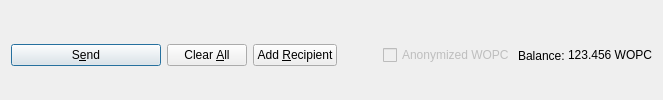
         <widget class="QFrame" name="frame_Send">
          <layout class="QHBoxLayout" name="horizontalLayout">
           <property name="bottomMargin">
            <number>0</number>
           </property>
           <item>
            <widget class="QPushButton" name="sendButton">
             <property name="minimumSize">
              <size>
               <width>150</width>
               <height>0</height>
              </size>
             </property>
             <property name="toolTip">
              <string>Confirm the send action</string>
             </property>
             <property name="text">
              <string>S&amp;end</string>
             </property>
             <property name="icon">
              <iconset resource="../workplacecoin.qrc">
               <normaloff>:/icons/send</normaloff>:/icons/send</iconset>
             </property>
             <property name="autoDefault">
              <bool>false</bool>
             </property>
             <property name="default">
              <bool>true</bool>
             </property>
            </widget>
           </item>
           <item>
            <widget class="QPushButton" name="clearButton">
             <property name="sizePolicy">
              <sizepolicy hsizetype="Minimum" vsizetype="Fixed">
               <horstretch>0</horstretch>
               <verstretch>0</verstretch>
              </sizepolicy>
             </property>
             <property name="toolTip">
              <string>Clear all fields of the form.</string>
             </property>
             <property name="text">
              <string>Clear &amp;All</string>
             </property>
             <property name="icon">
              <iconset resource="../workplacecoin.qrc">
               <normaloff>:/icons/remove</normaloff>:/icons/remove</iconset>
             </property>
             <property name="autoDefault">
              <bool>false</bool>
             </property>
            </widget>
           </item>
           <item>
            <widget class="QPushButton" name="addButton">
             <property name="toolTip">
              <string>Send to multiple recipients at once</string>
             </property>
             <property name="text">
              <string>Add &amp;Recipient</string>
             </property>
             <property name="icon">
              <iconset resource="../workplacecoin.qrc">
               <normaloff>:/icons/add</normaloff>:/icons/add</iconset>
             </property>
             <property name="autoDefault">
              <bool>false</bool>
             </property>
            </widget>
           </item>
           <item>
            <spacer name="horizontalSpacer">
             <property name="orientation">
              <enum>Qt::Horizontal</enum>
             </property>
             <property name="sizeHint" stdset="0">
              <size>
               <width>40</width>
               <height>20</height>
              </size>
             </property>
            </spacer>
           </item>
           <item>
            <layout class="QHBoxLayout" name="horizontalLayout_2">
             <property name="spacing">
              <number>3</number>
             </property>
             <item>
              <widget class="QCheckBox" name="checkzWOPC">
               <property name="enabled">
                <bool>false</bool>
               </property>
               <property name="text">
                <string>Anonymized WOPC</string>
               </property>
              </widget>
             </item>
             <item>
              <widget class="QLabel" name="label">
               <property name="text">
                <string>Balance:</string>
               </property>
              </widget>
             </item>
             <item>
              <widget class="QLabel" name="labelBalance">
               <property name="sizePolicy">
                <sizepolicy hsizetype="Preferred" vsizetype="Fixed">
                 <horstretch>0</horstretch>
                 <verstretch>0</verstretch>
                </sizepolicy>
               </property>
               <property name="cursor">
                <cursorShape>IBeamCursor</cursorShape>
               </property>
               <property name="text">
                <string notr="true">123.456 WOPC</string>
               </property>
               <property name="textInteractionFlags">
                <set>Qt::LinksAccessibleByMouse|Qt::TextSelectableByKeyboard|Qt::TextSelectableByMouse</set>
               </property>
              </widget>
             </item>
            </layout>
           </item>
          </layout>
         </widget>
